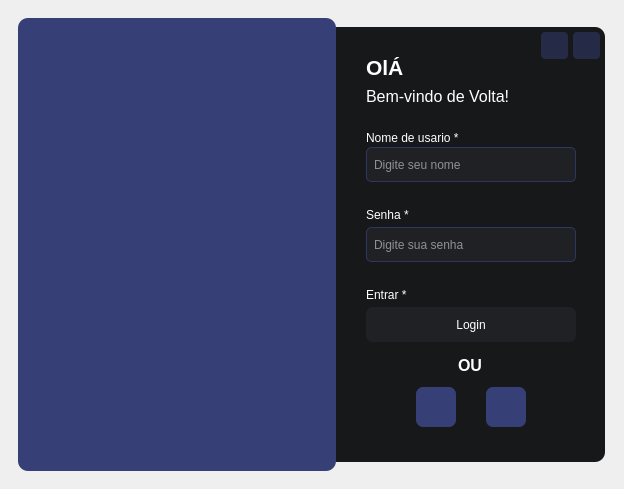
<?xml version="1.0" encoding="UTF-8"?>
<ui version="4.0">
 <class>LoginWindow</class>
 <widget class="QMainWindow" name="LoginWindow">
  <property name="geometry">
   <rect>
    <x>0</x>
    <y>0</y>
    <width>624</width>
    <height>489</height>
   </rect>
  </property>
  <property name="windowTitle">
   <string>MainWindow</string>
  </property>
  <property name="styleSheet">
   <string notr="true">border-radius: 10px;</string>
  </property>
  <widget class="QWidget" name="centralwidget">
   <layout class="QHBoxLayout" name="horizontalLayout">
    <item>
     <widget class="QFrame" name="frame_continer_base">
      <property name="frameShape">
       <enum>QFrame::StyledPanel</enum>
      </property>
      <property name="frameShadow">
       <enum>QFrame::Raised</enum>
      </property>
      <layout class="QHBoxLayout" name="horizontalLayout_2">
       <property name="spacing">
        <number>0</number>
       </property>
       <item>
        <widget class="QFrame" name="frame_splash_creen">
         <property name="maximumSize">
          <size>
           <width>318</width>
           <height>453</height>
          </size>
         </property>
         <property name="styleSheet">
          <string notr="true">background-color: rgb(54, 63, 118)</string>
         </property>
         <property name="frameShape">
          <enum>QFrame::StyledPanel</enum>
         </property>
         <property name="frameShadow">
          <enum>QFrame::Raised</enum>
         </property>
         <layout class="QVBoxLayout" name="verticalLayout">
          <item>
           <widget class="QPushButton" name="painel_image">
            <property name="text">
             <string/>
            </property>
            <property name="icon">
             <iconset>
              <normaloff>../../../../../../../DriverTerabox/ajutes/objetos-removebg-preview-ajustu2.png</normaloff>../../../../../../../DriverTerabox/ajutes/objetos-removebg-preview-ajustu2.png</iconset>
            </property>
            <property name="iconSize">
             <size>
              <width>260</width>
              <height>260</height>
             </size>
            </property>
           </widget>
          </item>
         </layout>
        </widget>
       </item>
       <item>
        <widget class="QFrame" name="frame_login">
         <property name="maximumSize">
          <size>
           <width>269</width>
           <height>435</height>
          </size>
         </property>
         <property name="styleSheet">
          <string notr="true">#frame_login{background-color: rgb(23, 24, 26);
border-top-left-radius: 0px;
border-bottom-left-radius: 0px;
}

#btn_chave_qrcode{
	background-color: rgb(32, 33, 37);
	border-radius:7px;
	border: 1px solid rgb(47, 54, 100)}

QPushButton{
	background-color:  rgb(19, 20, 22);
	border-radius:7px;}

QPushButton:hover{
	background-color: rgb(28, 29, 32)}

QPushButton:pressed{
	background-color: rgb(19, 20, 22)}

QLineEdit, QPlainTextEdit{
border: 1px solid rgb(47, 54, 100);
border-radius: 5px;
background-color: rgb(32, 33, 36);
color: white;padding-left:5px;}

QLineEdit:hover, QPlainTextEdit:hover{background-color: rgb(30, 31, 34);}

QLineEdit:focus, QPlainTextEdit:focus{background-color: rgb(37, 39, 42);}
</string>
         </property>
         <property name="frameShape">
          <enum>QFrame::StyledPanel</enum>
         </property>
         <property name="frameShadow">
          <enum>QFrame::Raised</enum>
         </property>
         <widget class="QLineEdit" name="let_nome">
          <property name="geometry">
           <rect>
            <x>30</x>
            <y>120</y>
            <width>210</width>
            <height>35</height>
           </rect>
          </property>
          <property name="styleSheet">
           <string notr="true"/>
          </property>
          <property name="placeholderText">
           <string>Digite seu nome</string>
          </property>
         </widget>
         <widget class="QLineEdit" name="let_senha">
          <property name="geometry">
           <rect>
            <x>30</x>
            <y>200</y>
            <width>210</width>
            <height>35</height>
           </rect>
          </property>
          <property name="styleSheet">
           <string notr="true"/>
          </property>
          <property name="placeholderText">
           <string>Digite sua senha</string>
          </property>
         </widget>
         <widget class="QLabel" name="lbl_nome">
          <property name="geometry">
           <rect>
            <x>30</x>
            <y>102</y>
            <width>100</width>
            <height>17</height>
           </rect>
          </property>
          <property name="styleSheet">
           <string notr="true">color: rgb(255, 255, 255);</string>
          </property>
          <property name="text">
           <string>Nome de usario *</string>
          </property>
         </widget>
         <widget class="QLabel" name="lbl_senha">
          <property name="geometry">
           <rect>
            <x>30</x>
            <y>180</y>
            <width>49</width>
            <height>16</height>
           </rect>
          </property>
          <property name="styleSheet">
           <string notr="true">color: rgb(255, 255, 255);</string>
          </property>
          <property name="text">
           <string>Senha *</string>
          </property>
         </widget>
         <widget class="QPushButton" name="btn_entrar">
          <property name="geometry">
           <rect>
            <x>30</x>
            <y>280</y>
            <width>210</width>
            <height>35</height>
           </rect>
          </property>
          <property name="cursor">
           <cursorShape>PointingHandCursor</cursorShape>
          </property>
          <property name="styleSheet">
           <string notr="true">border-radius:7px;
color: rgb(255, 255, 255);
background-color: rgb(32, 33, 37);</string>
          </property>
          <property name="text">
           <string>Login</string>
          </property>
         </widget>
         <widget class="QPushButton" name="btn_minimize">
          <property name="geometry">
           <rect>
            <x>205</x>
            <y>5</y>
            <width>27</width>
            <height>27</height>
           </rect>
          </property>
          <property name="cursor">
           <cursorShape>PointingHandCursor</cursorShape>
          </property>
          <property name="styleSheet">
           <string notr="true">background-color: rgba(54, 63, 118, 120);
border-radius: 4px;</string>
          </property>
          <property name="text">
           <string/>
          </property>
          <property name="icon">
           <iconset>
            <normaloff>../../../images/svg_icons/icon_minimize.svg</normaloff>../../../images/svg_icons/icon_minimize.svg</iconset>
          </property>
          <property name="iconSize">
           <size>
            <width>18</width>
            <height>18</height>
           </size>
          </property>
         </widget>
         <widget class="QPushButton" name="btn_close">
          <property name="geometry">
           <rect>
            <x>237</x>
            <y>5</y>
            <width>27</width>
            <height>27</height>
           </rect>
          </property>
          <property name="cursor">
           <cursorShape>PointingHandCursor</cursorShape>
          </property>
          <property name="styleSheet">
           <string notr="true">background-color: rgba(54, 63, 118, 120);
border-radius: 4px;</string>
          </property>
          <property name="text">
           <string/>
          </property>
          <property name="icon">
           <iconset>
            <normaloff>../../../images/svg_icons/icon_close.svg</normaloff>../../../images/svg_icons/icon_close.svg</iconset>
          </property>
          <property name="iconSize">
           <size>
            <width>20</width>
            <height>20</height>
           </size>
          </property>
         </widget>
         <widget class="QPushButton" name="btn_fingerprint">
          <property name="geometry">
           <rect>
            <x>80</x>
            <y>360</y>
            <width>40</width>
            <height>40</height>
           </rect>
          </property>
          <property name="cursor">
           <cursorShape>PointingHandCursor</cursorShape>
          </property>
          <property name="styleSheet">
           <string notr="true">background-color: rgb(54, 63, 118);</string>
          </property>
          <property name="text">
           <string/>
          </property>
          <property name="icon">
           <iconset>
            <normaloff>../../../images/svg_icons/icon_fingerprint.svg</normaloff>../../../images/svg_icons/icon_fingerprint.svg</iconset>
          </property>
          <property name="iconSize">
           <size>
            <width>32</width>
            <height>30</height>
           </size>
          </property>
         </widget>
         <widget class="QLabel" name="lbl_ou">
          <property name="geometry">
           <rect>
            <x>122</x>
            <y>330</y>
            <width>25</width>
            <height>17</height>
           </rect>
          </property>
          <property name="font">
           <font>
            <pointsize>12</pointsize>
            <bold>true</bold>
           </font>
          </property>
          <property name="styleSheet">
           <string notr="true">color: rgb(255, 255, 255);</string>
          </property>
          <property name="text">
           <string>OU</string>
          </property>
         </widget>
         <widget class="QLabel" name="lbl_ola">
          <property name="geometry">
           <rect>
            <x>30</x>
            <y>30</y>
            <width>100</width>
            <height>21</height>
           </rect>
          </property>
          <property name="font">
           <font>
            <pointsize>16</pointsize>
            <bold>true</bold>
           </font>
          </property>
          <property name="styleSheet">
           <string notr="true">color: rgb(255, 255, 255);</string>
          </property>
          <property name="text">
           <string>OlÁ</string>
          </property>
         </widget>
         <widget class="QLabel" name="lbl_bemvido">
          <property name="geometry">
           <rect>
            <x>30</x>
            <y>60</y>
            <width>151</width>
            <height>19</height>
           </rect>
          </property>
          <property name="font">
           <font>
            <pointsize>12</pointsize>
            <bold>false</bold>
           </font>
          </property>
          <property name="styleSheet">
           <string notr="true">color: rgb(255, 255, 255);</string>
          </property>
          <property name="text">
           <string>Bem-vindo de Volta!</string>
          </property>
         </widget>
         <widget class="QPushButton" name="btn_faceid">
          <property name="geometry">
           <rect>
            <x>150</x>
            <y>360</y>
            <width>40</width>
            <height>40</height>
           </rect>
          </property>
          <property name="cursor">
           <cursorShape>PointingHandCursor</cursorShape>
          </property>
          <property name="styleSheet">
           <string notr="true">background-color: rgb(54, 63, 118);</string>
          </property>
          <property name="text">
           <string/>
          </property>
          <property name="icon">
           <iconset>
            <normaloff>../../../images/svg_icons/icon_user_scan.svg</normaloff>../../../images/svg_icons/icon_user_scan.svg</iconset>
          </property>
          <property name="iconSize">
           <size>
            <width>38</width>
            <height>38</height>
           </size>
          </property>
         </widget>
         <widget class="QLabel" name="lbl_entrar">
          <property name="geometry">
           <rect>
            <x>30</x>
            <y>260</y>
            <width>81</width>
            <height>16</height>
           </rect>
          </property>
          <property name="styleSheet">
           <string notr="true">color: rgb(255, 255, 255);</string>
          </property>
          <property name="text">
           <string>Entrar *</string>
          </property>
         </widget>
        </widget>
       </item>
      </layout>
     </widget>
    </item>
   </layout>
  </widget>
 </widget>
 <resources/>
 <connections/>
</ui>
